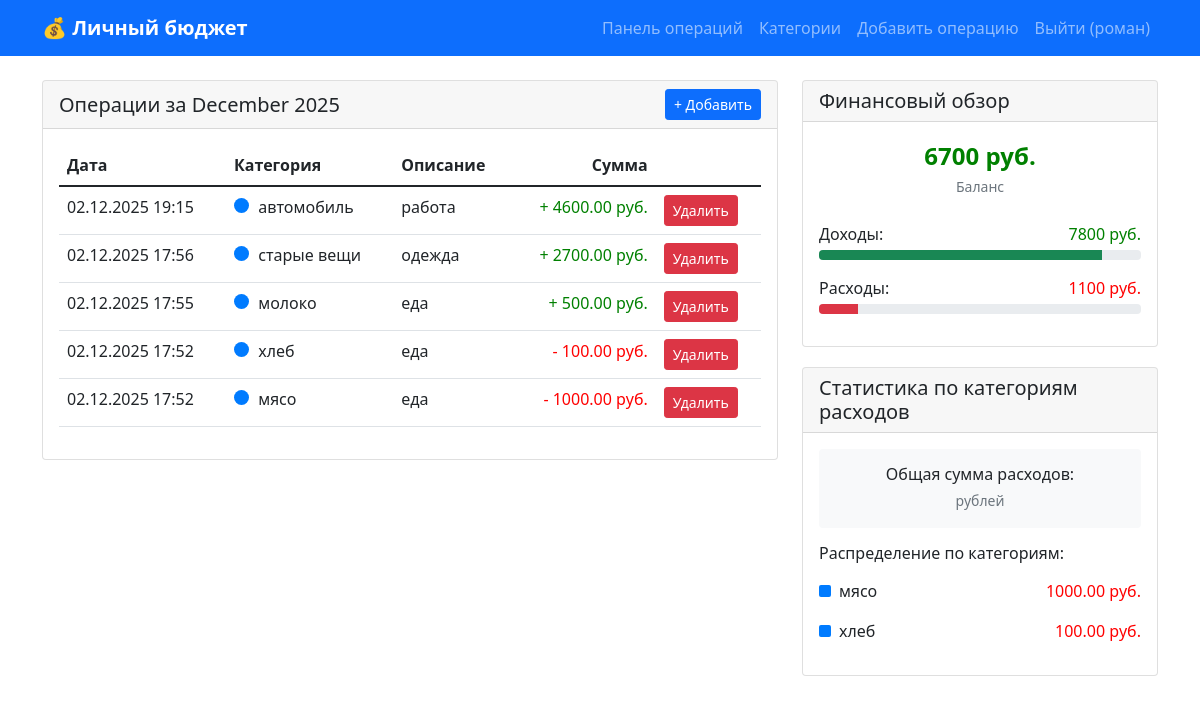
The page /budget/dashboard/ (signed in) on the database its author committed.
### budget/models.py (models this page shows, shortened)
class Operation(models.Model):
    user = models.ForeignKey(User, on_delete=models.CASCADE, related_name='operations')
    category = models.ForeignKey(Category, on_delete=models.CASCADE, related_name='operations')
    amount = models.DecimalField(
        max_digits=10,
        decimal_places=2,
        validators=[MinValueValidator(0.01)],
        verbose_name='Сумма'
    )
    description = models.TextField(blank=True, verbose_name='Описание')
    date = models.DateTimeField(default=timezone.now, verbose_name='Дата')
    created_at = models.DateTimeField(auto_now_add=True)
    class Meta:
        verbose_name = 'Операция'
        verbose_name_plural = 'Операции'
        ordering = ['-date']

class Category(models.Model):
    CATEGORY_TYPES = [
        ('income', 'Доход'),
        ('expense', 'Расход'),
    ]
    user = models.ForeignKey(User, on_delete=models.CASCADE, related_name='categories')
    name = models.CharField(max_length=100, verbose_name='Название')
    type = models.CharField(max_length=10, choices=CATEGORY_TYPES, verbose_name='Тип')
    color = models.CharField(max_length=7, default='#007bff', verbose_name='Цвет')
    created_at = models.DateTimeField(auto_now_add=True)
    class Meta:
        verbose_name = 'Категория'
        verbose_name_plural = 'Категории'

### budget/views.py (the view)
# urls.py: path('dashboard/', views.dashboard, name='dashboard'),
@login_required
def dashboard(request):
    today = timezone.now()
    first_day = today.replace(day=1, hour=0, minute=0, second=0, microsecond=0)
    last_day = (first_day + timedelta(days=32)).replace(day=1) - timedelta(days=1)
    operations = Operation.objects.filter(
        user=request.user,
        date__range=[first_day, last_day]
    ).order_by('-date')
    incomes = operations.filter(category__type='income')
    expenses = operations.filter(category__type='expense')
    total_income = incomes.aggregate(Sum('amount'))['amount__sum'] or 0
    total_expense = expenses.aggregate(Sum('amount'))['amount__sum'] or 0
    balance = total_income - total_expense
    expense_stats = expenses.values('category__name', 'category__color').annotate(
        total=Sum('amount')
    ).order_by('-total')
    context = {
        'operations': operations[:10],
        'total_income': total_income,
        'total_expense': total_expense,
        'balance': balance,
        'expense_stats': expense_stats,
        'current_month': today.strftime('%B %Y'),
    }
    return render(request, 'budget/dashboard.html', context)

### templates/budget/dashboard.html (shortened to what this page needs)
{% extends 'base.html' %}
{% block content %}
<div class="row">
    <div class="col-md-8">
        <div class="card">
            <div class="card-header d-flex justify-content-between align-items-center">
                <h5 class="mb-0">Операции за {{ current_month }}</h5>
                <a href="{% url 'add_operation' %}" class="btn btn-primary btn-sm">+ Добавить</a>
            </div>
            <div class="card-body">
                {% if operations %}
                    <div class="table-responsive">
                        <table class="table table-hover">
                            <thead>
                                <tr>
                                    <th>Дата</th>
                                    <th>Категория</th>
                                    <th>Описание</th>
                                    <th class="text-end">Сумма</th>
                                    <th></th>
                                </tr>
                            </thead>
                            <tbody>
                                {% for operation in operations %}
                                <tr>
                                    <td>{{ operation.date|date:"d.m.Y H:i" }}</td>
                                    <td>
                                        <span class="category-color" style="background-color: {{ operation.category.color }}"></span>
                                        {{ operation.category.name }}
                                    </td>
                                    <td>{{ operation.description|default:"-"|truncatechars:30 }}</td>
                                    <td class="text-end {% if operation.category.type == 'income' %}income{% else %}expense{% endif %}">
                                        {% if operation.category.type == 'income' %}+{% else %}-{% endif %}
                                        {{ operation.amount }} руб.
                                    </td>
                                    <td>
                                        <form method="post" action="{% url 'delete_operation' operation.pk %}" class="d-inline">
                                            <button type="submit" class="btn btn-danger btn-sm" onclick="return confirm('Удалить операцию?')">
                                                Удалить
                                            </button>
                                        </form>
                                    </td>
                                </tr>
                                {% endfor %}
                            </tbody>
                        </table>
                    </div>
                {% else %}
                    <p class="text-muted">Нет операций за текущий месяц</p>
                {% endif %}
            </div>
        </div>
    </div>
    <div class="col-md-4">
        <div class="card">
            <div class="card-header">
                <h5 class="mb-0">Финансовый обзор</h5>
            </div>
            <div class="card-body">
                <div class="text-center mb-4">
                    <div class="balance {% if balance >= 0 %}income{% else %}expense{% endif %}">
                        {{ balance }} руб.
                    </div>
                    <small class="text-muted">Баланс</small>
                </div>
                <div class="mb-3">
                    <div class="d-flex justify-content-between">
                        <span>Доходы:</span>
                        <span class="income">{{ total_income }} руб.</span>
                    </div>
                    <div class="progress mt-1" style="height: 10px;">
                        {% with total=total_income|add:total_expense %}
                            {% if total > 0 %}
                                {% widthratio total_income total 100 as income_percent %}
                                <div class="progress-bar bg-success" style="width: {{ income_percent }}%"></div>
                            {% else %}
                                <div class="progress-bar bg-success" style="width: 0%"></div>
                            {% endif %}
                        {% endwith %}
                    </div>
                </div>
                <div class="mb-3">
                    <div class="d-flex justify-content-between">
                        <span>Расходы:</span>
                        <span class="expense">{{ total_expense }} руб.</span>
                    </div>
                    <div class="progress mt-1" style="height: 10px;">
                        {% with total=total_income|add:total_expense %}
                            {% if total > 0 %}
                                {% widthratio total_expense total 100 as expense_percent %}
                                <div class="progress-bar bg-danger" style="width: {{ expense_percent }}%"></div>
                            {% else %}
                                <div class="progress-bar bg-danger" style="width: 0%"></div>
                            {% endif %}
                        {% endwith %}
                    </div>
                </div>
            </div>
        </div>
        <div class="card">
            <div class="card-header">
                <h5 class="mb-0">Статистика по категориям расходов</h5>
            </div>
            <div class="card-body">
                {% if expense_stats %}
                    <div class="row">
                        <div class="col-12 mb-3">
                            <div class="text-center p-3 bg-light rounded">
                                <h6 class="mb-1">Общая сумма расходов:</h6>
                                <small class="text-muted">рублей</small>
                            </div>
                        </div>
                        <div class="col-12">
                            <h6 class="mb-3">Распределение по категориям:</h6>
                            {% for stat in expense_stats %}
                            <div class="mb-3">
                                <div class="d-flex justify-content-between align-items-center mb-1">
                                    <div class="d-flex align-items-center">
                                        <span class="category-color me-2"
                                              style="background-color: {{ stat.category__color }};
                                                     width: 12px; height: 12px;
                                                     border-radius: 2px;"></span>
                                        <span>{{ stat.category__name }}</span>
                                    </div>
                                    <div class="text-end">
                                        <div class="expense">{{ stat.total|floatformat:2 }} руб.</div>
                                    </div>
                                </div>
                            </div>
                            {% endfor %}
                        </div>
                    </div>
                {% else %}
                    <div class="text-center py-4">
                        <div class="text-muted mb-2">📊</div>
                        <p class="text-muted mb-0">Нет расходов за текущий месяц</p>
                        <small class="text-muted">Добавьте первую операцию расхода</small>
                    </div>
                {% endif %}
            </div>
        </div>
    </div>
</div>
{% endblock %}

### templates/base.html (shortened to what this page needs)
<!DOCTYPE html>
<html lang="ru">
<head>
    <link href="https://cdn.jsdelivr.net/npm/bootstrap@5.1.3/dist/css/bootstrap.min.css" rel="stylesheet">
    <link rel="stylesheet" href="https://cdn.jsdelivr.net/npm/bootstrap-icons@1.10.0/font/bootstrap-icons.css">
</head>
<body>
    <nav class="navbar navbar-expand-lg navbar-dark bg-primary">
        <div class="container">
            <a class="navbar-brand" href="{% url 'home' %}">💰 Личный бюджет</a>
            <div class="collapse navbar-collapse" id="navbarNav">
                <ul class="navbar-nav ms-auto">
                    {% if user.is_authenticated %}
                        <li class="nav-item">
                            <a class="nav-link" href="{% url 'dashboard' %}">Панель операций</a>
                        </li>
                        <li class="nav-item">
                            <a class="nav-link" href="{% url 'categories' %}">Категории</a>
                        </li>
                        <li class="nav-item">
                            <a class="nav-link" href="{% url 'add_operation' %}">Добавить операцию</a>
                        </li>
                        <li class="nav-item">
                            <a class="nav-link" href="{% url 'logout' %}">Выйти ({{ user.username }})</a>
                        </li>
                    {% endif %}
                </ul>
            </div>
        </div>
    </nav>
    <div class="container mt-4">
        {% block content %}{% endblock %}
    </div>
</body>
</html>

### templates/base.html (style rules this page uses)
.navbar-brand { font-weight: bold; }
.card { margin-bottom: 20px; }
.income { color: green; }
.expense { color: red; }
.balance { font-size: 1.5rem; font-weight: bold; }
.category-color { display: inline-block; width: 15px; height: 15px; border-radius: 50%; margin-right: 5px; }

### rows shown on the page
Operation: date "02.12.2025 19:15", category.name "автомобиль", description "работа", amount "4600.00"
Operation: date "02.12.2025 17:56", category.name "старые вещи", description "одежда", amount "2700.00"
Operation: date "02.12.2025 17:55", category.name "молоко", description "еда", amount "500.00"
Operation: date "02.12.2025 17:52", category.name "хлеб", description "еда", amount "100.00"
Operation: date "02.12.2025 17:52", category.name "мясо", description "еда", amount "1000.00"
Category: category__name "мясо", total "1000.00"
Category: category__name "хлеб", total "100.00"

### other values the page prints
{{ user.username }} "роман"
{{ balance }} "6700"
{{ total_income }} "7800"
{{ total_expense }} "1100"
